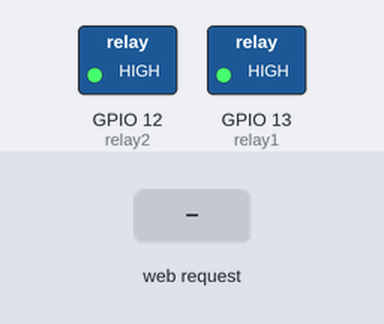
The sketch below on a simulated ESP32. On the bench: switched loads named in the sketch (green lamp = pin HIGH). The test bench sets the inputs (shaded band). WiFi joins after 1.5 s; servers stay silent unless stated; what the sketch prints to the serial monitor is not drawn.

Above: at 2.7 s.
2.8 s: HTTP request GET /relay1on received
At 4.0 s:
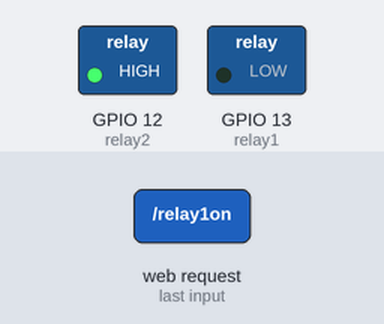
4.3 s: HTTP request GET /relay2on received
At 5.3 s:
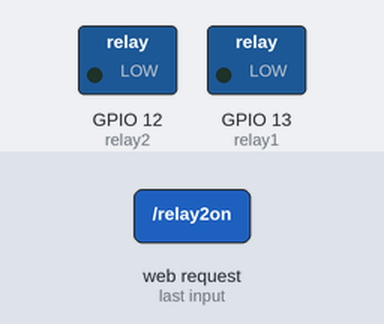
5.8 s: HTTP request GET /relay1off received
At 6.4 s:
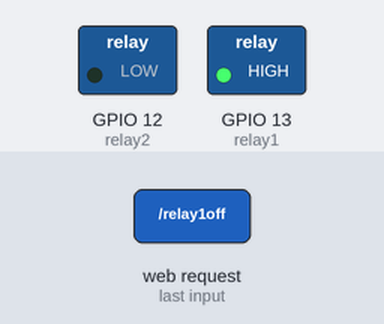
7.3 s: HTTP request GET /relay2off received
At 7.6 s:
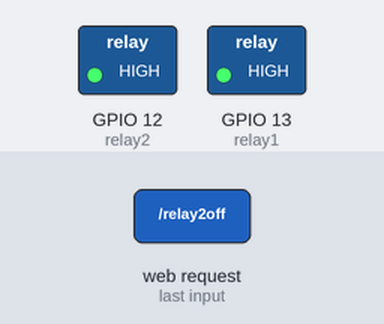
8.8 s: HTTP request GET /allon received
At 9.9 s:
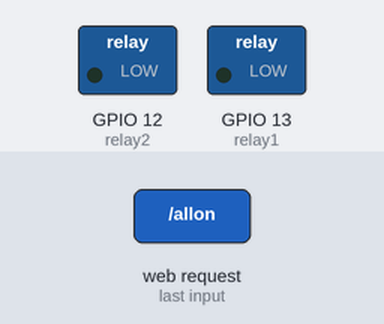
Timing chart, 0 to 11.3 s (numbered marks = the images above; inputs shaded):
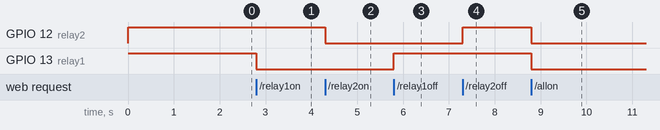

The sketch:

Arduino_code.ino
```cpp
#include <WiFi.h>
#include <WebServer.h>

const char* ssid = "Master Edition";
const char* password = "";

WebServer server(80);

const int relay1 = 13;
const int relay2 = 12;

void setup() {
  Serial.begin(115200);

  pinMode(relay1, OUTPUT);
  pinMode(relay2, OUTPUT);

  digitalWrite(relay1, HIGH); // OFF
  digitalWrite(relay2, HIGH); // OFF

  WiFi.begin(ssid, password);
  Serial.print("Connecting");

  while (WiFi.status() != WL_CONNECTED) {
    delay(500);
    Serial.print(".");
  }

  Serial.println("\nConnected!");
  Serial.print("IP Address: ");
  Serial.println(WiFi.localIP());

  server.enableCORS(true);

  server.on("/relay1on", []() {
    digitalWrite(relay1, LOW);
    server.send(200, "text/plain", "Relay1 ON");
  });

  server.on("/relay1off", []() {
    digitalWrite(relay1, HIGH);
    server.send(200, "text/plain", "Relay1 OFF");
  });

  server.on("/relay2on", []() {
    digitalWrite(relay2, LOW);
    server.send(200, "text/plain", "Relay2 ON");
  });

  server.on("/relay2off", []() {
    digitalWrite(relay2, HIGH);
    server.send(200, "text/plain", "Relay2 OFF");
  });

  server.on("/allon", []() {
    digitalWrite(relay1, LOW);
    digitalWrite(relay2, LOW);
    server.send(200, "text/plain", "All ON");
  });

  server.on("/alloff", []() {
    digitalWrite(relay1, HIGH);
    digitalWrite(relay2, HIGH);
    server.send(200, "text/plain", "All OFF");
  });

  server.begin();
}

void loop() {
  server.handleClient();
}
```

Measured:
- after the input at 2.8 s, GPIO 13 (relay1): HIGH → LOW at once
- after the input at 4.3 s, GPIO 12 (relay2): HIGH → LOW at once
- after the input at 5.8 s, GPIO 13 (relay1): LOW → HIGH at once
- after the input at 7.3 s, GPIO 12 (relay2): LOW → HIGH at once
- after the input at 8.8 s, GPIO 12 (relay2), GPIO 13 (relay1): HIGH → LOW at once
